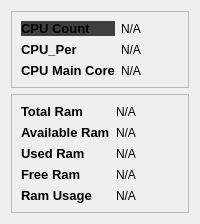
            <widget class="QWidget" name="cpu_and_memory">
             <layout class="QVBoxLayout" name="verticalLayout_3">
              <item>
               <widget class="QFrame" name="cpu_info_frame">
                <property name="frameShape">
                 <enum>QFrame::StyledPanel</enum>
                </property>
                <property name="frameShadow">
                 <enum>QFrame::Raised</enum>
                </property>
                <layout class="QGridLayout" name="gridLayout_3">
                 <item row="0" column="0">
                  <widget class="QLabel" name="label_3">
                   <property name="font">
                    <font>
                     <pointsize>10</pointsize>
                     <weight>75</weight>
                     <bold>true</bold>
                    </font>
                   </property>
                   <property name="styleSheet">
                    <string notr="true">background-color: rgb(63, 63, 63);</string>
                   </property>
                   <property name="text">
                    <string>CPU Count</string>
                   </property>
                  </widget>
                 </item>
                 <item row="0" column="1">
                  <widget class="QLabel" name="label_4">
                   <property name="text">
                    <string>N/A</string>
                   </property>
                  </widget>
                 </item>
                 <item row="1" column="0">
                  <widget class="QLabel" name="label_5">
                   <property name="font">
                    <font>
                     <pointsize>10</pointsize>
                     <weight>75</weight>
                     <bold>true</bold>
                    </font>
                   </property>
                   <property name="text">
                    <string>CPU_Per</string>
                   </property>
                  </widget>
                 </item>
                 <item row="1" column="1">
                  <widget class="QLabel" name="label_6">
                   <property name="text">
                    <string>N/A</string>
                   </property>
                  </widget>
                 </item>
                 <item row="2" column="0">
                  <widget class="QLabel" name="label_7">
                   <property name="font">
                    <font>
                     <pointsize>10</pointsize>
                     <weight>75</weight>
                     <bold>true</bold>
                    </font>
                   </property>
                   <property name="text">
                    <string>CPU Main Core</string>
                   </property>
                  </widget>
                 </item>
                 <item row="2" column="1">
                  <widget class="QLabel" name="label_8">
                   <property name="text">
                    <string>N/A</string>
                   </property>
                  </widget>
                 </item>
                </layout>
               </widget>
              </item>
              <item>
               <widget class="QFrame" name="ram_info_frame">
                <property name="frameShape">
                 <enum>QFrame::StyledPanel</enum>
                </property>
                <property name="frameShadow">
                 <enum>QFrame::Raised</enum>
                </property>
                <layout class="QGridLayout" name="gridLayout_4">
                 <item row="0" column="0">
                  <widget class="QLabel" name="label_9">
                   <property name="font">
                    <font>
                     <pointsize>10</pointsize>
                     <weight>75</weight>
                     <bold>true</bold>
                    </font>
                   </property>
                   <property name="text">
                    <string>Total Ram</string>
                   </property>
                  </widget>
                 </item>
                 <item row="0" column="1">
                  <widget class="QLabel" name="label_16">
                   <property name="text">
                    <string>N/A</string>
                   </property>
                  </widget>
                 </item>
                 <item row="1" column="0">
                  <widget class="QLabel" name="label_14">
                   <property name="font">
                    <font>
                     <pointsize>10</pointsize>
                     <weight>75</weight>
                     <bold>true</bold>
                    </font>
                   </property>
                   <property name="text">
                    <string>Available Ram</string>
                   </property>
                  </widget>
                 </item>
                 <item row="1" column="1">
                  <widget class="QLabel" name="label_17">
                   <property name="text">
                    <string>N/A</string>
                   </property>
                  </widget>
                 </item>
                 <item row="2" column="0">
                  <widget class="QLabel" name="label_13">
                   <property name="font">
                    <font>
                     <pointsize>10</pointsize>
                     <weight>75</weight>
                     <bold>true</bold>
                    </font>
                   </property>
                   <property name="text">
                    <string>Used Ram</string>
                   </property>
                  </widget>
                 </item>
                 <item row="2" column="1">
                  <widget class="QLabel" name="label_18">
                   <property name="text">
                    <string>N/A</string>
                   </property>
                  </widget>
                 </item>
                 <item row="3" column="0">
                  <widget class="QLabel" name="label_15">
                   <property name="font">
                    <font>
                     <pointsize>10</pointsize>
                     <weight>75</weight>
                     <bold>true</bold>
                    </font>
                   </property>
                   <property name="text">
                    <string>Free Ram</string>
                   </property>
                  </widget>
                 </item>
                 <item row="3" column="1">
                  <widget class="QLabel" name="label_19">
                   <property name="text">
                    <string>N/A</string>
                   </property>
                  </widget>
                 </item>
                 <item row="4" column="0">
                  <widget class="QLabel" name="label_12">
                   <property name="font">
                    <font>
                     <pointsize>10</pointsize>
                     <weight>75</weight>
                     <bold>true</bold>
                    </font>
                   </property>
                   <property name="text">
                    <string>Ram Usage</string>
                   </property>
                  </widget>
                 </item>
                 <item row="4" column="1">
                  <widget class="QLabel" name="label_20">
                   <property name="text">
                    <string>N/A</string>
                   </property>
                  </widget>
                 </item>
                </layout>
               </widget>
              </item>
             </layout>
            </widget>
